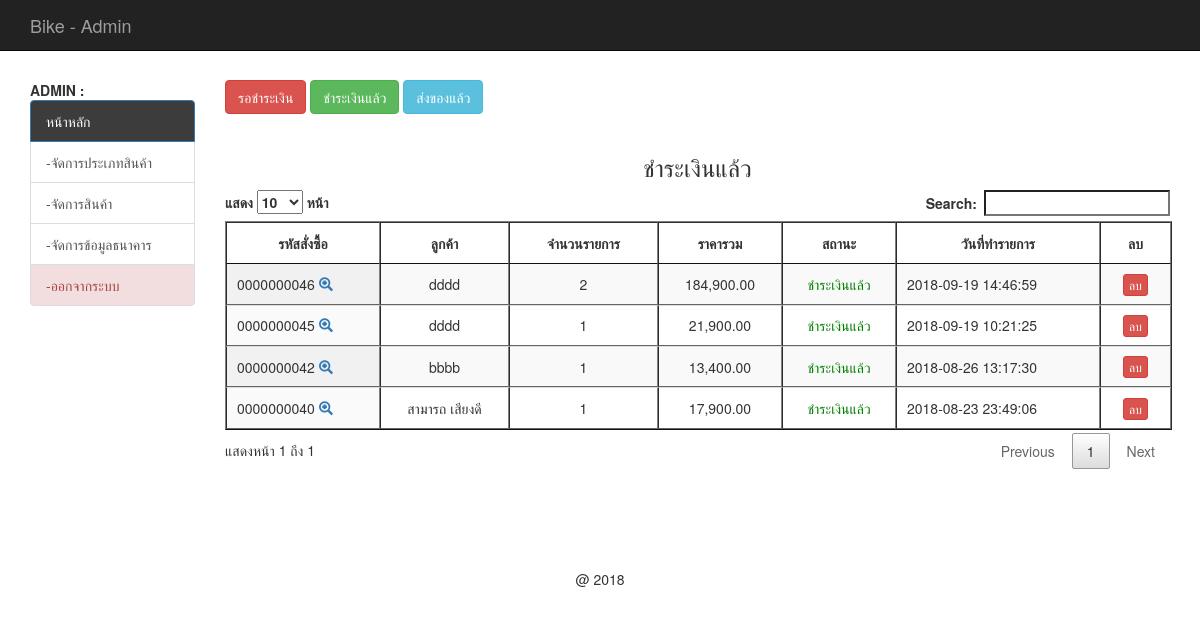
The app's page /backend/index.php?act=show-payed (signed in), older data.
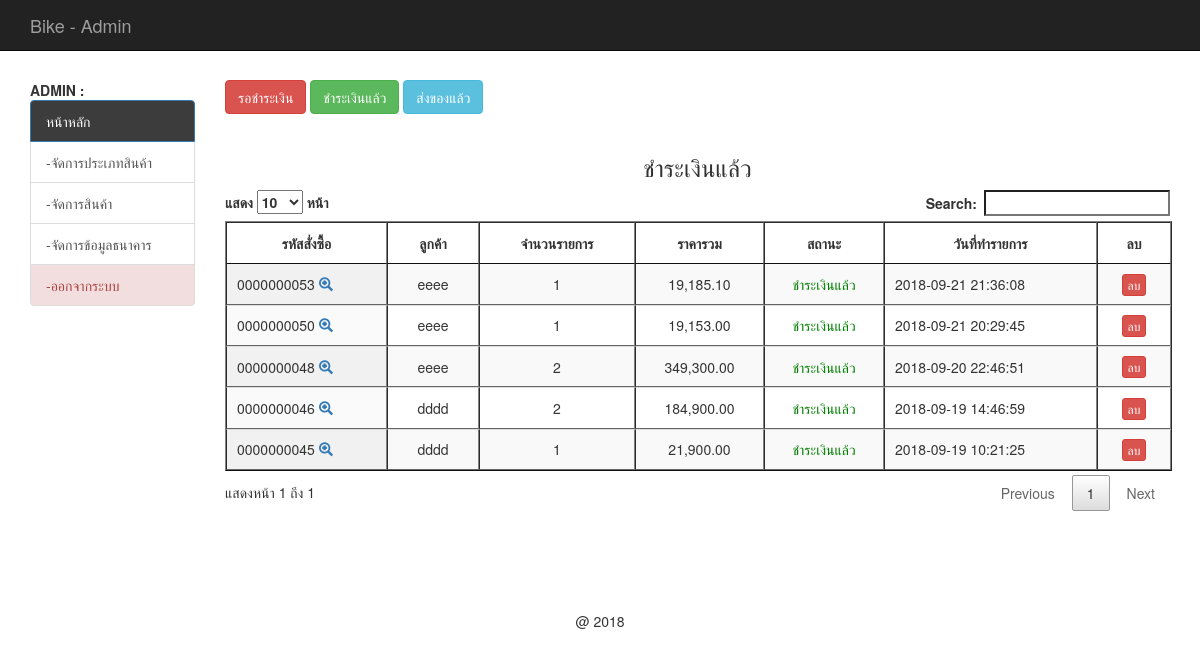
The same page, newer data.
### tables this page shows
CREATE TABLE `tbl_order` (
  `order_id` int(10) UNSIGNED ZEROFILL NOT NULL,
  `mem_id` int(11) NOT NULL,
  `name` varchar(100) NOT NULL,
  `address` varchar(500) NOT NULL,
  `email` varchar(100) NOT NULL,
  `phone` int(10) NOT NULL,
  `order_status` int(1) NOT NULL,
  `pay_slip` varchar(200) DEFAULT NULL,
  `b_name` varchar(100) DEFAULT NULL,
  `b_number` varchar(200) DEFAULT NULL,
  `pay_date` date DEFAULT NULL,
  `pay_amount` varchar(50) DEFAULT NULL,
  `postcode` varchar(30) DEFAULT NULL,
  `order_date` datetime NOT NULL
);

### backend/mm.php (called while the page is built, shortened)
<?php
if (!function_exists("GetSQLValueString")) {
function GetSQLValueString($theValue, $theType, $theDefinedValue = "", $theNotDefinedValue = "")
{
  $theValue = function_exists("mysql_real_escape_string") ? mysql_real_escape_string($theValue) : mysql_escape_string($theValue);
  switch ($theType) {
    case "text":
      $theValue = ($theValue != "") ? "'" . $theValue . "'" : "NULL";
      break;
    case "long":
    case "int":
      $theValue = ($theValue != "") ? intval($theValue) : "NULL";
      break;
  }
  return $theValue;
}
}
?>

### backend/show_cart_pay.php (the view, shortened to what this page needs)
<?php require_once('../Connections/condb.php'); ?>
<?php
$query_mycart = sprintf("SELECT o.order_id as oid, o.mem_id, o.order_status, o.order_date, o.name , d.order_id , count(d.order_id) as coid , SUM(d.total) as ctotal FROM tbl_order as o, tbl_order_detail as d WHERE o.order_id = d.order_id AND o.order_status = 2 GROUP BY o.order_id ORDER BY o.order_id DESC " , GetSQLValueString($colname_mycart , "int"));
$mycart = mysql_query($query_mycart , $condb) or die(mysql_error());
$row_mycart = mysql_fetch_assoc($mycart);
$totalRows_mycart = mysql_num_rows($mycart);
?>
<h3 align="center">ชำระเงินแล้ว</h3>
<table id="example" class="display" cellspacing="0" border="1">
	<thead>
		<tr>
			<th>รหัสสั่งซื้อ</th>
			<th>ลูกค้า</th>
			<th>จำนวนรายการ</th>
			<th>ราคารวม</th>
			<th>สถานะ</th>
			<th>วันที่ทำรายการ</th>
			<th> <center> ลบ </center></th>
		</tr>
	</thead>
	<?php if ($totalRows_mycart > 0) { ?>
		<?php do { ?>
			<tr>
				<td>
					<?php echo $row_mycart['oid'];?>
					<span id="hp">
						<a href="index.php?order_id=<?php echo $row_mycart['oid'];?>&act=show-order">
							<span class="glyphicon glyphicon-zoom-in"></span>
						</a>
					</span>
				</td>
				<td align="center">
					<?php echo $row_mycart['name'];?>
				</td>
				<td align="center">
					<?php echo $row_mycart['coid'];?>
				</td>
				<td align="center">
					<?php echo number_format($row_mycart['ctotal'],2);?>
				</td>
				<td align="center">
					<font color="red">
						<?php $status = $row_mycart['order_status'];
						include('status.php');
						?>
					</font>
				</td>
				<td> <?php echo $row_mycart['order_date'];?></td>
				<td><center>
					<a href="del_order.php?order_id=<?php echo $row_mycart['oid'];?>" class="btn btn-danger btn-xs" onClick="return confirm('ยืนยันการลบ');">
					ลบ </a></center>
				</td>
			</tr>
		<?php } while ($row_mycart = mysql_fetch_assoc($mycart)); ?>
	</table>
	<?php
}
?>

### backend/status.php
<?php
if ($status == 1) {
	echo "<font color='red'>";
	echo "รอชำระเงิน";
	echo "</font>";
}elseif ($status == 2) {
	echo "<font color='green'>";
	echo "ชำระเงินแล้ว";
	echo "</font>";
}elseif ($status == 3) {
	echo "<font color='blue'>";
	echo "ส่งของแล้ว";
	echo "</font>";
}elseif ($status == 4) {
	echo "<font color='black'>";
	echo "ยกเลิกคำสั่งซื้อ";
	echo "</font>";
}
?>

Row changes from the older to the newer data that the page shows:
removed tbl_order: order_id "0000000042", name "bbbb", coid "1", ctotal "13,400.00", order_status "ชำระเงินแล้ว", order_date "2018-08-26 13:17:30"
removed tbl_order: order_id "0000000040", name "สามารถ เสียงดี", coid "1", ctotal "17,900.00", order_status "ชำระเงินแล้ว", order_date "2018-08-23 23:49:06"
added tbl_order: order_id "0000000053", name "eeee", coid "1", ctotal "19,185.10", order_status "ชำระเงินแล้ว", order_date "2018-09-21 21:36:08"
added tbl_order: order_id "0000000050", name "eeee", coid "1", ctotal "19,153.00", order_status "ชำระเงินแล้ว", order_date "2018-09-21 20:29:45"
added tbl_order: order_id "0000000048", name "eeee", coid "2", ctotal "349,300.00", order_status "ชำระเงินแล้ว", order_date "2018-09-20 22:46:51"
